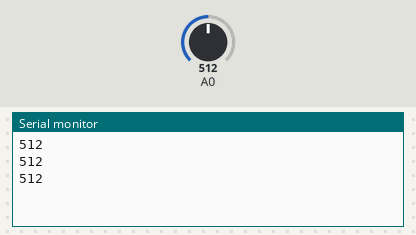
The sketch below on a simulated Arduino Uno, built with avr-gcc and run on an emulated ATmega328P. Parts: the last lines printed to the serial monitor. Inputs (shaded band) come from the test bench; at power-on: A0 = 512.

Above: at 1.3 s.
1.4 s: A0 set to 716
At 1.9 s:
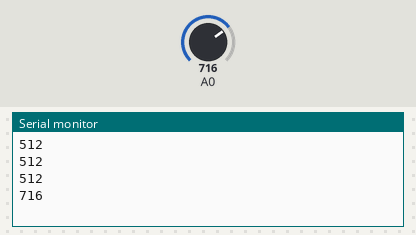
2.9 s: A0 set to 900
At 3.4 s:
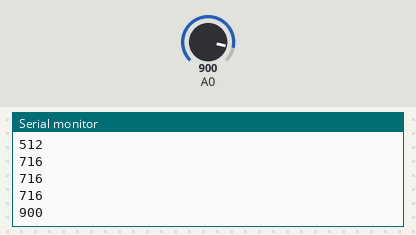
Timing chart, 0 to 5.9 s (numbered marks = the images above; inputs shaded):
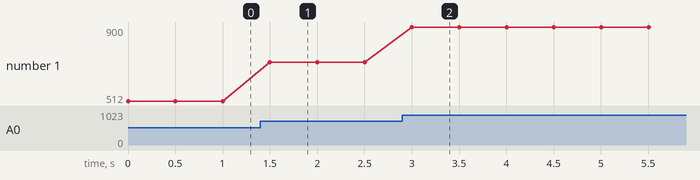

Measured:
- after the input at 1.4 s, the serial monitor: prints a new line after 0.10 s (image 1)
- after the input at 2.9 s, the serial monitor: prints a new line after 0.10 s (image 2)
- plotted number 1: 512 → 716 after the input at 1.4 s, 716 → 900 after the input at 2.9 s

The sketch:

Smell.ino
```cpp
    void setup()
    {
        Serial.begin(9600);
    }

    void loop()
    {
        int val;
        val=analogRead(0);
        Serial.println(val,DEC);
        delay(500);
    }
```
